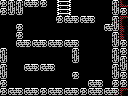

The image is a tile-based game level rendered from a .tmx file. Its description and complete source (layers, tilesets, objects, tile grids) follow:
An orthogonal 16x12 tile map with 8x8 px tiles, 1 tile layer (Tile Layer 1) and 5 objects (3x pushable-block, breakable-right, door-right).

<map version="1.0" orientation="orthogonal" renderorder="right-down" width="16" height="12" tilewidth="8" tileheight="8" nextobjectid="18">
 <properties>
  <property name="left" value="lava" />
  <property name="up" value="stairs" />
 </properties>
 <tileset firstgid="1" name="tiles" tilewidth="8" tileheight="8" tilecount="256" columns="16">
  <image source="tiles.png" width="128" height="128" />
 </tileset>
 <layer name="Tile Layer 1" width="16" height="12">
  <data encoding="csv">
165,105,105,103,104,165,1,249,168,1,1,1,1,1,105,128,
165,106,106,1,1,1,1,249,168,1,1,1,1,1,106,165,
1,1,1,1,1,1,1,165,103,104,103,104,1,1,105,126,
1,1,165,1,1,1,1,1,1,1,1,1,1,103,106,150,
1,1,165,1,1,1,1,1,1,1,1,1,1,1,105,150,
1,1,103,104,103,104,103,104,103,104,1,1,1,1,106,165,
105,1,1,1,1,1,1,1,1,105,1,1,1,1,105,165,
106,1,1,1,1,1,1,1,1,106,1,1,1,1,106,105,
105,1,1,103,104,103,104,1,1,1,1,1,1,1,105,106,
106,1,1,1,1,1,1,1,1,165,1,1,1,1,106,165,
165,1,1,1,1,1,1,1,1,1,1,103,104,1,165,165,
165,103,104,103,104,165,103,104,103,104,165,103,104,103,104,126
</data>
 </layer>
 <objectgroup name="objects">
  <object id="3" type="breakable-right" x="112" y="48" width="16" height="32" />
  <object id="7" type="door-right" x="112" y="56" width="16" height="24" />
  <object id="12" type="pushable-block" x="32" y="48" width="16" height="16" />
  <object id="13" type="pushable-block" x="24" y="72" width="16" height="16" />
  <object id="14" type="pushable-block" x="32" y="24" width="16" height="16" />
 </objectgroup>
</map>
